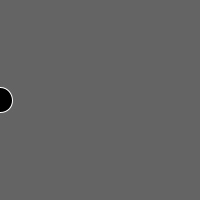
Frame 1 (no input)
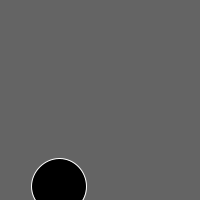
Frame 60 (the mouse pressed at the canvas centre just before this capture)
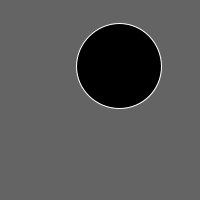
Frame 120 (the mouse held since frame 60 and released just before this capture)

The Processing sketch that drew these frames (run headless with seeded random() and noise(); from frame 60 on, the mouse is pressed at the canvas centre):

// Processing sketch: Exercise5_9
// ── Exercise5_9.pde
int horSpeed = 1;
int vertSpeed = 2;
int circleX = 0;
int circleY = 100;
float ellSize = 25;

void setup() {
  size(200,200);
}

void draw() {
  background(100);
  stroke(255);
  fill(0);
  ellipse(circleX,circleY,ellSize,ellSize);
  circleX = circleX + horSpeed;
  circleY = circleY + vertSpeed;
  
  // DIRECTION
  if (circleY > height || circleY < 0) {
    vertSpeed = vertSpeed * -1;
  }
  
  if (circleX > width || circleX < 0) {
    horSpeed = horSpeed * -1;
  }
  
  // SIZE
  if (horSpeed > 0) {
    ellSize = ellSize + 0.5;
  } else {
    ellSize = ellSize -0.5;
  }
  
  // SPEED
  
  // CONSTRAIN
  circleX = constrain(circleX,0,width);
  
  // DEBUG
  println("horSpeed: " + horSpeed);
  println("vertSpeed: " + vertSpeed);
  println("circleX: " + circleX);
  println("circleY: " + circleY);
  
  
  
}




/* version with buttons and boolean

boolean move = false;

int circleX = 0;
int circleY = 100;

void setup() {
  size(200,200);
}

void draw() {
  background(100);
  stroke(255);
  fill(0);
  ellipse(circleX,circleY,50,50);
  if (move) {
    circleX = circleX +1;
  } else {
    circleX = circleX - 1;
  }
  println("move: " + move);
  println(circleX);
  
  circleX = constrain(circleX,0,200);
}

void keyPressed() {
  move = !move;
}

*/
